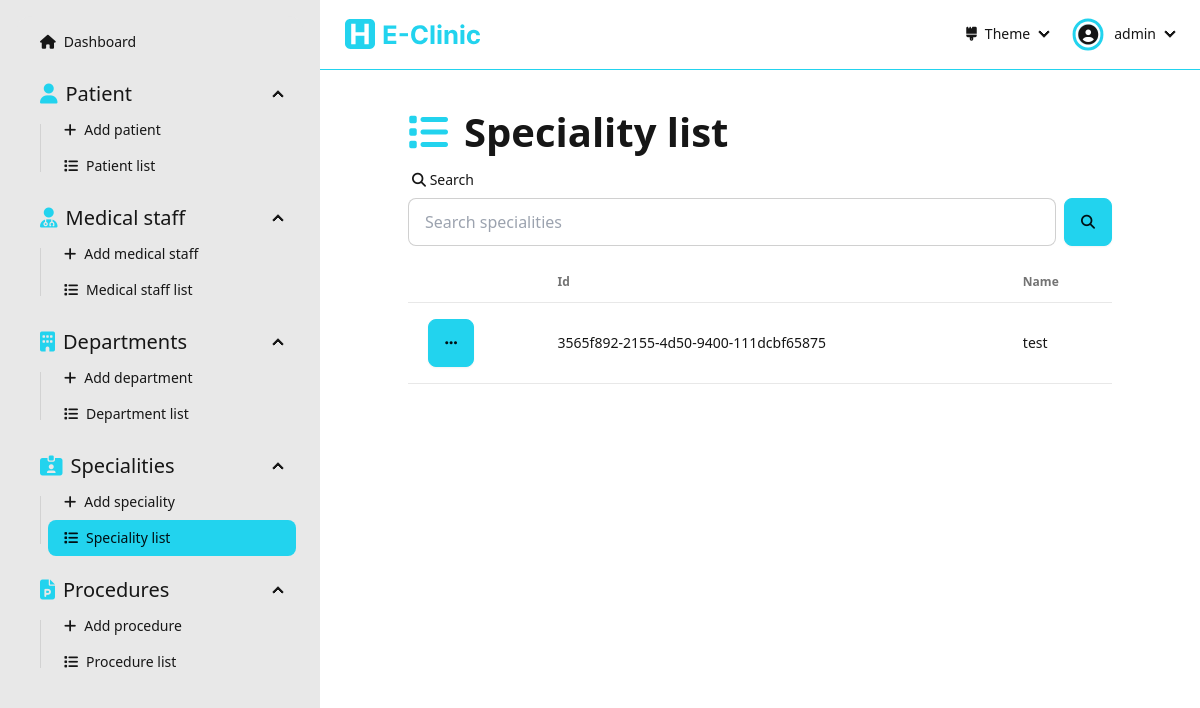
The app's page /dashboard/specialities (signed in), older data.
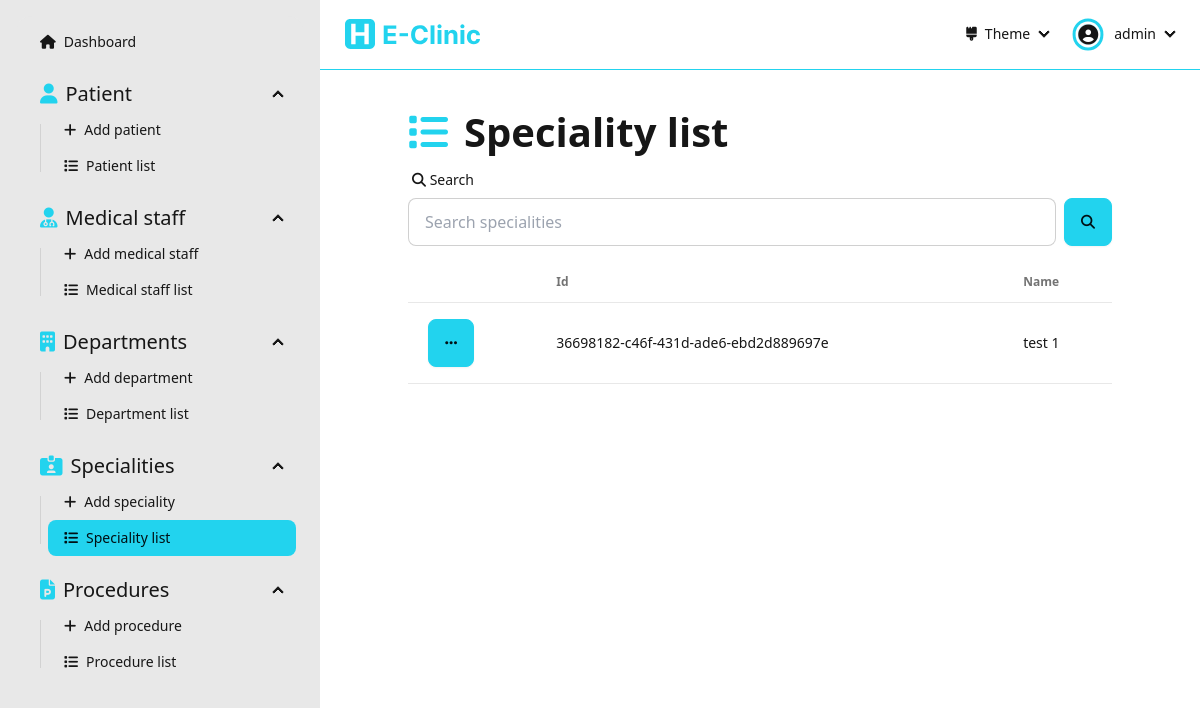
The same page, newer data.
### Dashboard/models.py (models this page shows, shortened)
class Speciality(models.Model):
  id = models.UUIDField(primary_key=True, default=uuid.uuid4, editable=False)
  name = models.CharField(max_length=256, null=False, unique=True)

### Dashboard/views/speciality.py (the view)
# urls.py: path('dashboard/specialities', speciality.specialityList, name='speciality-list'),
@login_required(login_url='sign-in')
def specialityList(request: HttpRequest):
  form = SearchForm(request.GET)
  specialities = []
  if form.is_valid():
    search = form.cleaned_data['search']
    specialities = Speciality.objects.filter(
      Q(name__icontains=search)
    )
  else:
    specialities = Speciality.objects.all()
  context = { 'specialities': specialities, 'form': form }
  return render(request, 'pages/speciality/speciality-list.html', context=context)

### Dashboard/forms.py
class SearchForm(forms.Form):
  search  = forms.CharField(required=False)

### Dashboard/templates/pages/speciality/speciality-list.html (shortened to what this page needs)
{% extends "layouts/dashboard.html" %}
{% load static %}
{% load widget_tweaks %}
{% block dashboard_content %}
  <div class="flex flex-1 flex-col items-center pb-[5rem]">
    <div class="flex flex-1 flex-col max-w-[90%] lg:max-w-[80%] justify-start w-full">
      <div class="text-[30pt] font-bold"><i class="fas fa-list text-primary mr-[1rem]"></i>Speciality list</div>
      <form action="" method="get" class="mb-[1rem]">
        <label class="form-control w-full">
          <div class="label">
            <span class="label-text"><i class="fas fa-search"></i> Search</span>
          </div>
          <div class="flex">
            {% render_field form.search placeholder="Search specialities" type="text" class+="input input-bordered w-full" %}
            <button class="btn btn-primary ml-[0.5rem]"><i class="fas fa-search"></i></button>
          </div>
        </label>
      </form>
      {% if specialities.count > 0 %}
      <div class="overflow-x-auto flex-1 flex items-start">
        <table class="table table-pin-rows table-pin-cols table-zebra">
          <thead>
            <tr>
              <td></td>
              <td>Id</td>
              <td>Name</td>
            </tr>
          </thead>
          <tbody>
            {% for speciality in specialities %}
              <tr>
                <td>
                  <div class="dropdown">
                    <div tabindex="0" role="button" class="btn btn-primary m-1"><i class="fas fa-ellipsis"></i></div>
                  </div>
                </td>
                <td>{{speciality.id}}</td>
                <td>{{speciality.name}}</td>
              </tr>
            {% endfor %}
          </tbody>
        </table>
      </div>
      {% else %}
        <div class="flex flex-1 flex-col justify-center items-center h-full w-full">
          <img class="h-[30%]" src="{% static "assets/empty-list.svg" %}" alt="empty-list">
          <div class="text-[20pt]">The list is empty</div>
        </div>
      {% endif %}
    </div>
  </div>
{% endblock dashboard_content %}

Row changes from the older to the newer data that the page shows:
removed Speciality: id "3565f892-2155-4d50-9400-111dcbf65875", name "test"
added Speciality: id "36698182-c46f-431d-ade6-ebd2d889697e", name "test 1"
